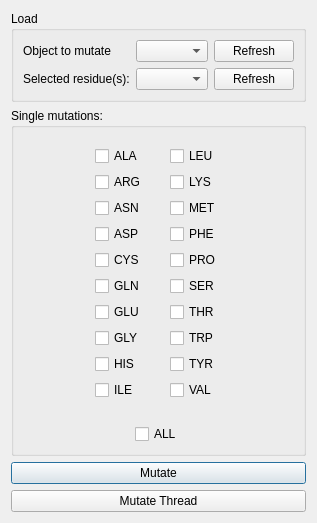
        <widget class="QWidget" name="modeller_page">
         <layout class="QVBoxLayout" name="verticalLayout_23">
          <item>
           <widget class="QGroupBox" name="groupBox_64">
            <property name="title">
             <string>Load</string>
            </property>
            <layout class="QGridLayout" name="gridLayout_10">
             <item row="0" column="1">
              <widget class="QComboBox" name="Modeller_select_object">
               <property name="sizePolicy">
                <sizepolicy hsizetype="Minimum" vsizetype="Fixed">
                 <horstretch>0</horstretch>
                 <verstretch>0</verstretch>
                </sizepolicy>
               </property>
              </widget>
             </item>
             <item row="0" column="2">
              <widget class="QPushButton" name="Modeller_refresh_object">
               <property name="sizePolicy">
                <sizepolicy hsizetype="Maximum" vsizetype="Fixed">
                 <horstretch>0</horstretch>
                 <verstretch>0</verstretch>
                </sizepolicy>
               </property>
               <property name="text">
                <string>Refresh</string>
               </property>
              </widget>
             </item>
             <item row="1" column="1">
              <widget class="QComboBox" name="Modeller_select_residue">
               <property name="sizePolicy">
                <sizepolicy hsizetype="Minimum" vsizetype="Fixed">
                 <horstretch>0</horstretch>
                 <verstretch>0</verstretch>
                </sizepolicy>
               </property>
              </widget>
             </item>
             <item row="0" column="0">
              <widget class="QLabel" name="label_138">
               <property name="text">
                <string>&lt;html&gt;&lt;head/&gt;&lt;body&gt;&lt;p&gt;Object to mutate&lt;/p&gt;&lt;/body&gt;&lt;/html&gt;</string>
               </property>
              </widget>
             </item>
             <item row="1" column="2">
              <widget class="QPushButton" name="Modeller_refresh_residue">
               <property name="sizePolicy">
                <sizepolicy hsizetype="Maximum" vsizetype="Fixed">
                 <horstretch>0</horstretch>
                 <verstretch>0</verstretch>
                </sizepolicy>
               </property>
               <property name="text">
                <string>Refresh</string>
               </property>
              </widget>
             </item>
             <item row="1" column="0">
              <widget class="QLabel" name="label_137">
               <property name="text">
                <string>&lt;html&gt;&lt;head/&gt;&lt;body&gt;&lt;p&gt;Selected residue(s):&lt;/p&gt;&lt;/body&gt;&lt;/html&gt;</string>
               </property>
              </widget>
             </item>
            </layout>
           </widget>
          </item>
          <item>
           <widget class="QGroupBox" name="groupBox_63">
            <property name="title">
             <string>Single mutations:</string>
            </property>
            <layout class="QVBoxLayout" name="verticalLayout_22">
             <item>
              <widget class="QFrame" name="frame_9">
               <property name="frameShape">
                <enum>QFrame::NoFrame</enum>
               </property>
               <property name="frameShadow">
                <enum>QFrame::Plain</enum>
               </property>
               <layout class="QHBoxLayout" name="horizontalLayout_16">
                <property name="leftMargin">
                 <number>0</number>
                </property>
                <property name="topMargin">
                 <number>0</number>
                </property>
                <property name="rightMargin">
                 <number>0</number>
                </property>
                <item>
                 <spacer name="horizontalSpacer_5">
                  <property name="orientation">
                   <enum>Qt::Horizontal</enum>
                  </property>
                  <property name="sizeHint" stdset="0">
                   <size>
                    <width>40</width>
                    <height>20</height>
                   </size>
                  </property>
                 </spacer>
                </item>
                <item>
                 <widget class="QFrame" name="frame_10">
                  <property name="frameShape">
                   <enum>QFrame::NoFrame</enum>
                  </property>
                  <property name="frameShadow">
                   <enum>QFrame::Plain</enum>
                  </property>
                  <layout class="QVBoxLayout" name="verticalLayout_24">
                   <item>
                    <widget class="QCheckBox" name="Modeller_checkBox">
                     <property name="text">
                      <string>ALA</string>
                     </property>
                    </widget>
                   </item>
                   <item>
                    <widget class="QCheckBox" name="Modeller_checkBox_2">
                     <property name="text">
                      <string>ARG</string>
                     </property>
                    </widget>
                   </item>
                   <item>
                    <widget class="QCheckBox" name="Modeller_checkBox_3">
                     <property name="text">
                      <string>ASN</string>
                     </property>
                    </widget>
                   </item>
                   <item>
                    <widget class="QCheckBox" name="Modeller_checkBox_4">
                     <property name="text">
                      <string>ASP</string>
                     </property>
                    </widget>
                   </item>
                   <item>
                    <widget class="QCheckBox" name="Modeller_checkBox_5">
                     <property name="text">
                      <string>CYS</string>
                     </property>
                    </widget>
                   </item>
                   <item>
                    <widget class="QCheckBox" name="Modeller_checkBox_6">
                     <property name="text">
                      <string>GLN</string>
                     </property>
                    </widget>
                   </item>
                   <item>
                    <widget class="QCheckBox" name="Modeller_checkBox_7">
                     <property name="text">
                      <string>GLU</string>
                     </property>
                    </widget>
                   </item>
                   <item>
                    <widget class="QCheckBox" name="Modeller_checkBox_8">
                     <property name="text">
                      <string>GLY</string>
                     </property>
                    </widget>
                   </item>
                   <item>
                    <widget class="QCheckBox" name="Modeller_checkBox_9">
                     <property name="text">
                      <string>HIS</string>
                     </property>
                    </widget>
                   </item>
                   <item>
                    <widget class="QCheckBox" name="Modeller_checkBox_10">
                     <property name="text">
                      <string>ILE</string>
                     </property>
                    </widget>
                   </item>
                  </layout>
                 </widget>
                </item>
                <item>
                 <widget class="QFrame" name="frame_11">
                  <property name="frameShape">
                   <enum>QFrame::NoFrame</enum>
                  </property>
                  <property name="frameShadow">
                   <enum>QFrame::Plain</enum>
                  </property>
                  <layout class="QVBoxLayout" name="verticalLayout_25">
                   <item>
                    <widget class="QCheckBox" name="Modeller_checkBox_11">
                     <property name="text">
                      <string>LEU</string>
                     </property>
                    </widget>
                   </item>
                   <item>
                    <widget class="QCheckBox" name="Modeller_checkBox_12">
                     <property name="text">
                      <string>LYS</string>
                     </property>
                    </widget>
                   </item>
                   <item>
                    <widget class="QCheckBox" name="Modeller_checkBox_13">
                     <property name="text">
                      <string>MET</string>
                     </property>
                    </widget>
                   </item>
                   <item>
                    <widget class="QCheckBox" name="Modeller_checkBox_14">
                     <property name="text">
                      <string>PHE</string>
                     </property>
                    </widget>
                   </item>
                   <item>
                    <widget class="QCheckBox" name="Modeller_checkBox_15">
                     <property name="text">
                      <string>PRO</string>
                     </property>
                    </widget>
                   </item>
                   <item>
                    <widget class="QCheckBox" name="Modeller_checkBox_16">
                     <property name="text">
                      <string>SER</string>
                     </property>
                    </widget>
                   </item>
                   <item>
                    <widget class="QCheckBox" name="Modeller_checkBox_17">
                     <property name="text">
                      <string>THR</string>
                     </property>
                    </widget>
                   </item>
                   <item>
                    <widget class="QCheckBox" name="Modeller_checkBox_18">
                     <property name="text">
                      <string>TRP</string>
                     </property>
                    </widget>
                   </item>
                   <item>
                    <widget class="QCheckBox" name="Modeller_checkBox_19">
                     <property name="text">
                      <string>TYR</string>
                     </property>
                    </widget>
                   </item>
                   <item>
                    <widget class="QCheckBox" name="Modeller_checkBox_20">
                     <property name="text">
                      <string>VAL</string>
                     </property>
                    </widget>
                   </item>
                  </layout>
                 </widget>
                </item>
                <item>
                 <spacer name="horizontalSpacer_6">
                  <property name="orientation">
                   <enum>Qt::Horizontal</enum>
                  </property>
                  <property name="sizeHint" stdset="0">
                   <size>
                    <width>40</width>
                    <height>20</height>
                   </size>
                  </property>
                 </spacer>
                </item>
               </layout>
              </widget>
             </item>
             <item alignment="Qt::AlignHCenter">
              <widget class="QCheckBox" name="modeller_checkbox_all">
               <property name="text">
                <string>ALL</string>
               </property>
              </widget>
             </item>
            </layout>
           </widget>
          </item>
          <item>
           <widget class="QPushButton" name="modeller_button_mutate">
            <property name="text">
             <string>Mutate</string>
            </property>
            <property name="default">
             <bool>true</bool>
            </property>
           </widget>
          </item>
          <item>
           <widget class="QPushButton" name="modeller_mutate_thread">
            <property name="text">
             <string>Mutate Thread</string>
            </property>
           </widget>
          </item>
         </layout>
        </widget>
